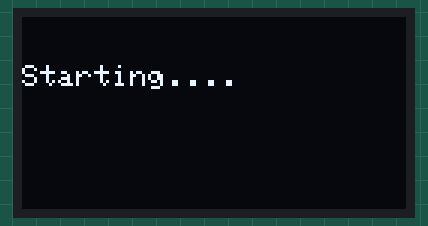
Recording of a sketch running on a simulated ESP32. On the bench: 128×64 one-colour display.

Above: at 0.1 s.
At 13.7 s:
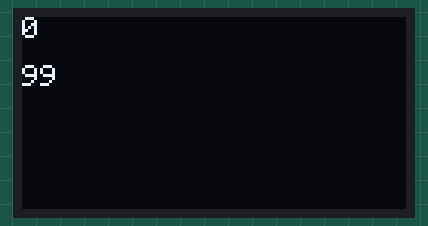
At 17.8 s:
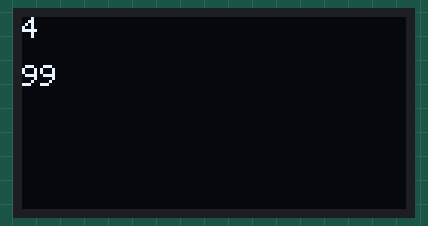
At 20.9 s:
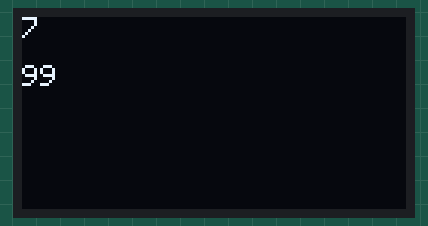
At 26.0 s:
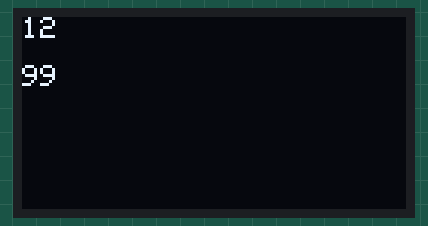
At 38.3 s:
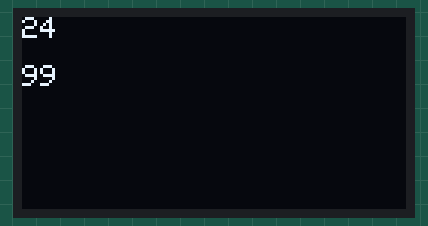

The sketch:

OLED_TwoWire_working.ino
```cpp
#include <Wire.h>
#include <Adafruit_GFX.h>
#include <Adafruit_SH110X.h>

// Define a new TwoWire object for the software I2C bus
TwoWire myWire(0);

// Create an SSD1306 object for the OLED display
Adafruit_SH1106G display(128, 64, &myWire, -1);
#define i2c_Address 0x3c
#define BLACK 0

void setup() {
  // Begin the software I2C bus with the desired pins
  myWire.begin(19, 23);

  // Initialize the OLED display
  display.begin(i2c_Address, 0x3C);
  display.clearDisplay();
  display.setTextSize(1);
  display.setTextColor(SH110X_WHITE);
  display.setCursor(0, 16);
  display.print("Starting....");
  display.display();
  delay(1000);


}

void loop() {
  // Do nothing
  display.fillRect(0, 16, 128, 8, BLACK); // Draw a rectangle over the entire line with a black background

  //  display.clearDisplay();

  for (int i = 0; i < 100; i++) {
    display.setCursor(0, 16);
    display.fillRect(0, 16, 128, 8, BLACK); // Draw a rectangle over the entire line with a black background
    display.print(i);
    display.display();
    delay(100);

  }

    for (int i = 0; i < 100; i++) {
    display.setCursor(0, 0);
    display.fillRect(0, 0, 128, 8, BLACK); // Draw a rectangle over the entire line with a black background
    display.print(i);
    display.display();
    delay(1000);

  }
}
```

Measured:
- what the display in image 1 shows lasts 1.1 s, from 13.6 s to 14.7 s
